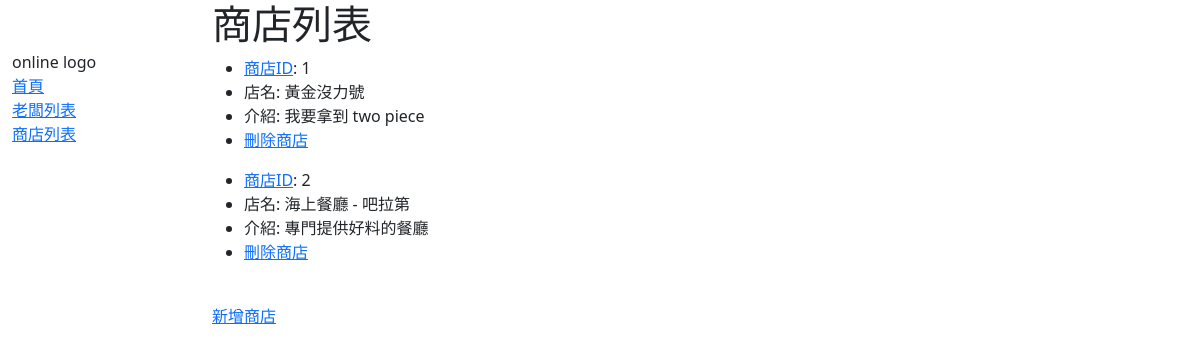
Before: /online/stores/ with the older database file.
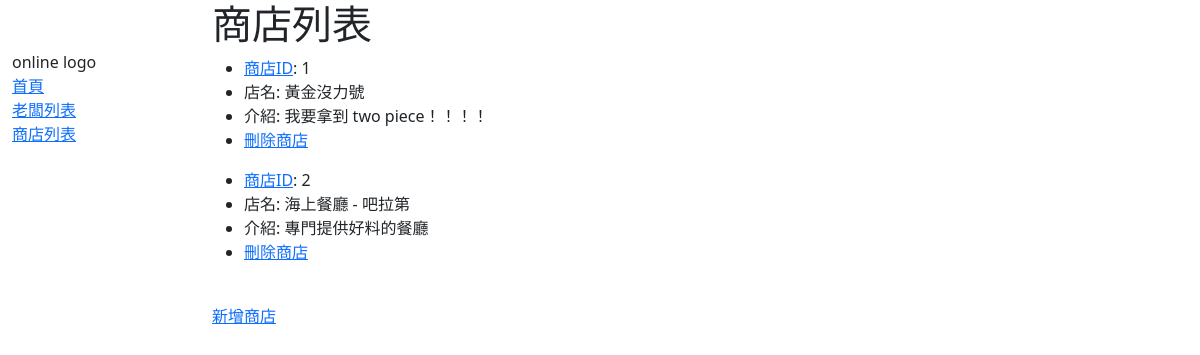
After: the same page with the newer database file.
### online/models.py (models this page shows, shortened)
class Store(models.Model):
    title = models.CharField(max_length=100)
    description = models.TextField()
    employer = models.ForeignKey(Employer, on_delete=models.SET_NULL, null=True)
    def get_absolute_url(self):
        return reverse('store-detail', args=[str(self.id)])

### online/views.py (the view)
# urls.py: path("stores/", views.StoreListView.as_view(), name='store-list'),
class StoreListView(generic.ListView):
    model = Store

### online/templates/online/store_list.html
{% extends 'sidebar.html' %}
{% block content %}
  <h1>商店列表</h1>
  {% for store in store_list %}
    <ul>
      <li>
        <a href="{{ store.get_absolute_url }}">商店ID</a>: {{ store.id }}
      </li>
      <li>店名: {{ store.title }}</li>
      <li>介紹: {{ store.description }}</li>
      <li><a href="{% url 'store-delete' store.id %}">刪除商店</a></li>
    </ul>
  {% endfor %}
  <br>
  <a href="{% url 'store-create' %}">新增商店</a>
{% endblock %}

Changed rows visible on the page:
changed Store "黃金沒力號": description "我要拿到 two piece" → "我要拿到 two piece！！！！"
